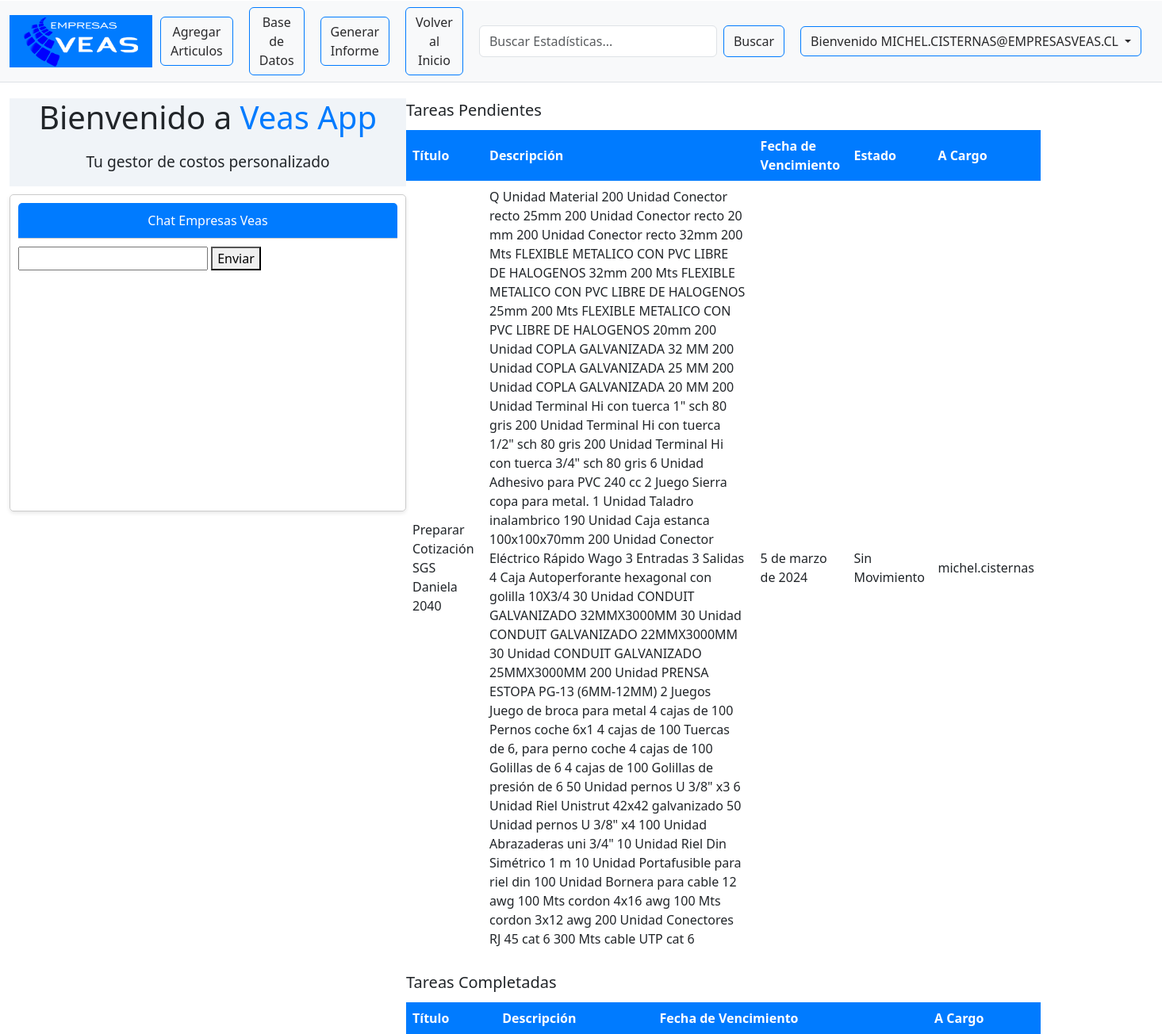
/home/ (signed in), run on the app's committed database.
### gestionPedidos/models.py (models this page shows, shortened)
class Tarea(models.Model):
    titulo = models.CharField(max_length=100)
    descripcion = models.TextField()
    fecha_creacion = models.DateTimeField(null=True)  # Cambio realizado aquí
    fecha_vencimiento = models.DateField()
    completada = models.BooleanField(default=False)
    asignadas = models.ManyToManyField(User, related_name='tareas_asignadas', blank=True)
    estado = models.CharField(max_length=200, default="Sin Movimiento")  # Establecer el estado predeterminado como una cadena

### gestionPedidos/views.py (the view)
# urls.py: path('home/', views.home, name='home'),
@login_required
def home(request):
    if request.method == 'POST':
        content = request.POST.get('content')
        if content:
            Message.objects.create(user=request.user, content=content)
            return redirect('home')  # Redirecciona después de enviar un mensaje
    messages = Message.objects.order_by('-timestamp')[:15]
    tareas_pendientes = Tarea.objects.filter(completada=False).order_by('-fecha_creacion')[:5]
    tareas_completadas = Tarea.objects.filter(completada=True).order_by('-fecha_creacion')[:5]
    for tarea in tareas_pendientes:
        tarea.nombres_asignados = ", ".join([asignado.username.split("@")[0] for asignado in tarea.asignadas.all()])
    for tarea in tareas_completadas:
        tarea.nombres_asignados = ", ".join([asignado.username.split("@")[0] for asignado in tarea.asignadas.all()])
    return render(request, 'home.html', {'messages': messages, 'tareas_pendientes': tareas_pendientes, 'tareas_completadas': tareas_completadas})

### gestionPedidos/context_processors.py (called while the page is built)
def show_navbar(request):
    show_navbar = request.user.is_authenticated
    return {'show_navbar': show_navbar}

### gestionPedidos/templates/home.html (shortened to what this page needs)
{% extends "base.html" %}
{% block content %}
<div class="main-container">
    <div class="tittle-container">
        <h1>Bienvenido a <span style="color: #007bff;">Veas App</span></h1>
        <div class="subtitle-container">
            <p style="font-size: larger;">Tu gestor de costos personalizado</p>
        </div>
    </div>
      <div class="chat-container">
          <div class="chat-header">Chat Empresas Veas</div>
          <form class="chat-form" action="{% url 'send_message' %}" method="post">
              <input type="text" name="content">
              <button type="submit">Enviar</button>
          </form>
      </div>
    </div>
    <div class="main-container">
      <div class="titulo">Tareas Pendientes</div>
      <table>
        <thead>
          <tr>
            <th>Título</th>
            <th>Descripción</th>
            <th>Fecha de Vencimiento</th>
            <th>Estado</th>
            <th>A Cargo</th>
          </tr>
        </thead>
        <tbody>
          {% for tarea in tareas_pendientes %}
          <tr>
            <td>{{ tarea.titulo }}</td>
            <td>{{ tarea.descripcion }}</td>
            <td>{{ tarea.fecha_vencimiento }}</td>
            <td>{{ tarea.estado }}</td>
            <td>{{ tarea.nombres_asignados }}</td>
          </tr>
          {% endfor %}
        </tbody>
      </table>
      <div class="titulo">Tareas Completadas</div>
      <table>
        <thead>
          <tr>
            <th>Título</th>
            <th>Descripción</th>
            <th>Fecha de Vencimiento</th>
            <th>A Cargo</th>
          </tr>
        </thead>
      </table>
    </div>
{% endblock content %}

### gestionPedidos/templates/base.html (shortened to what this page needs)
<!DOCTYPE html>
<html lang="en">
<head>
    {% load static %}
    <link href="{% static 'gestionPedidos/css/styles.css' %}" rel="stylesheet" />
</head>
<body>
    <link rel="stylesheet" href="{% static 'css/bootstrap.min.css' %}">
    <div id="page-content-wrapper">
        <nav class="navbar navbar-expand-lg navbar-light bg-light border-bottom {% if not show_navbar %}d-none{% endif %}">
            <div class="container-fluid">
                <nav>
                    <img src="{% static 'images/logo6.png' %}" alt="Logo de mi proyecto" style="width: 180px; margin-right: 10px">
                </nav>
                <form action="{% url 'agregar_cotizacion' %}" method="get" class="d-flex">
                    <button class="btn btn-outline-success" type="submit">Agregar Articulos</button>
                </form>
                <form action="{% url 'admin:index' %}" method="get" class="d-flex">
                    <button class="btn btn-outline-success" type="submit">Base de Datos</button>
                </form>
                <form action="{% url 'generar_informe' %}" method="get" class="d-flex">
                    <button class="btn btn-outline-success" type="submit">Generar Informe</button>
                </form>
                <form action="{% url 'home' %}" method="get" class="d-flex">
                    <button class="btn btn-outline-success" type="submit">Volver al Inicio</button>
                </form>
                <form action="{% url 'buscar' %}" method="get" class="d-flex" onsubmit="return sanitizeInput()">
                    <input id="searchInput" class="form-control me-2" type="search" name="prd" placeholder="Buscar Estadísticas..." aria-label="Search" value="{{ query }}" required>
                    <button class="btn btn-outline-success" type="submit">Buscar</button>
                </form>
                <div class="d-flex align-items-center">
                    <div class="me-3">
                        <div class="dropdown">
                            <button class="btn btn-outline-success dropdown-toggle" type="button" id="dropdownMenuButton" data-bs-toggle="dropdown" aria-expanded="false">
                                Bienvenido {{ user.username | upper }}
                            </button>
                        </div>
                    </div>
                </div>
            </div>
        </nav>
        <div class="container-fluid">
            {% block content %}
            {% endblock content %}
        </div>
    </div>
</body>
</html>

### gestionPedidos/templates/home.html (style rules this page uses)
.tittle-container { background-color: #f0f4f8; text-align: center; width: 500px; margin: 20px 0px; margin-bottom: 5px; }
.subtitle-container { margin-top: 10px; }
.chat-container { border: 1px solid #ccc; border-radius: 5px; box-shadow: 0 2px 5px rgba(0, 0, 0, 0.1); height: 400px; width: 500px; padding: 10px; margin-top: 10px; margin-right: 20px; overflow-y: auto; margin-bottom: 5px; }
.chat-header { background-color: #007bff; border-bottom: 1px solid #ccc; border-radius: 5px 5px 0 0; padding: 10px; text-align: center; color: white; margin-bottom: 5px; }
.chat-form { margin-top: 10px; margin-bottom: 5px; }
body { font-family: Arial, sans-serif; max-height: 250px; overflow-y: auto; }
table { width: 800px; border-collapse: collapse; margin-top: 5px; max-height: 250px; overflow-y: auto; }
th, td { border: 1px solid #dddddd; text-align: left; padding: 8px; max-height: 250px; overflow-y: auto; }
th { background-color: #007bff; color: white; max-height: 250px; overflow-y: auto; }
.titulo { font-size: 20px; margin-bottom: 10px; margin-top: 20px; max-height: 250px; overflow-y: auto; }
.tittle-container, .chat-container { width: 100%; margin-left: auto; margin-right: auto; }
@media screen and (min-width: 600px) { .tittle-container, .chat-container { width: 500px; } }
.tittle-container { display: flex; flex-direction: column; align-items: center; }

### gestionPedidos/templates/base.html (style rules this page uses)
.navbar { margin-top: 1px ; }
.navbar .d-flex { margin-right: 20px; }
#searchInput { flex: 1; height: 40px; width: 300px; margin-right: 10px; }
.btn-outline-success { border-color: #007bff; color: #29292b; }
.container-fluid { display: flex; flex-wrap: wrap; margin-top: 0; }
.container-fluid form { flex: 1 1 80%; }

### data on the page
Tarea: titulo "Preparar Cotización SGS Daniela 2040", descripcion "Q Unidad Material 200 Unidad Conector recto 25mm 200 Unidad Conector recto 20 mm 200 Unidad Conector recto 32mm 200 Mts FLEXIBLE METALICO CON PVC LIBRE DE HALOGENOS 32mm 200 Mts FLEXIBLE METALICO CON PVC LIBRE DE HALOGENOS 25mm 200 Mts FLEXIBLE METALICO CON PVC LIBRE DE HALOGENOS 20mm 200 Unidad COPLA GALVANIZADA 32 MM 200 Unidad COPLA GALVANIZADA 25 MM 200 Unidad COPLA GALVANIZADA 20 MM 200 Unidad Terminal Hi con tuerca 1\" sch 80 gris 200 Unidad Terminal Hi con tuerca 1/2\" sch 80 gris 200 Unidad Terminal Hi con tuerca 3/4\" sch 80 gris 6 Unidad Adhesivo para PVC 240 cc 2 Juego Sierra copa para metal. 1 Unidad Taladro inalambrico 190 Unidad Caja estanca 100x100x70mm 200 Unidad Conector…", fecha_vencimiento "5 de marzo de 2024", estado "Sin Movimiento", nombres_asignados "michel.cisternas"

### other printed values
{{ user.username | upper }} "MICHEL.CISTERNAS@EMPRESASVEAS.CL"
